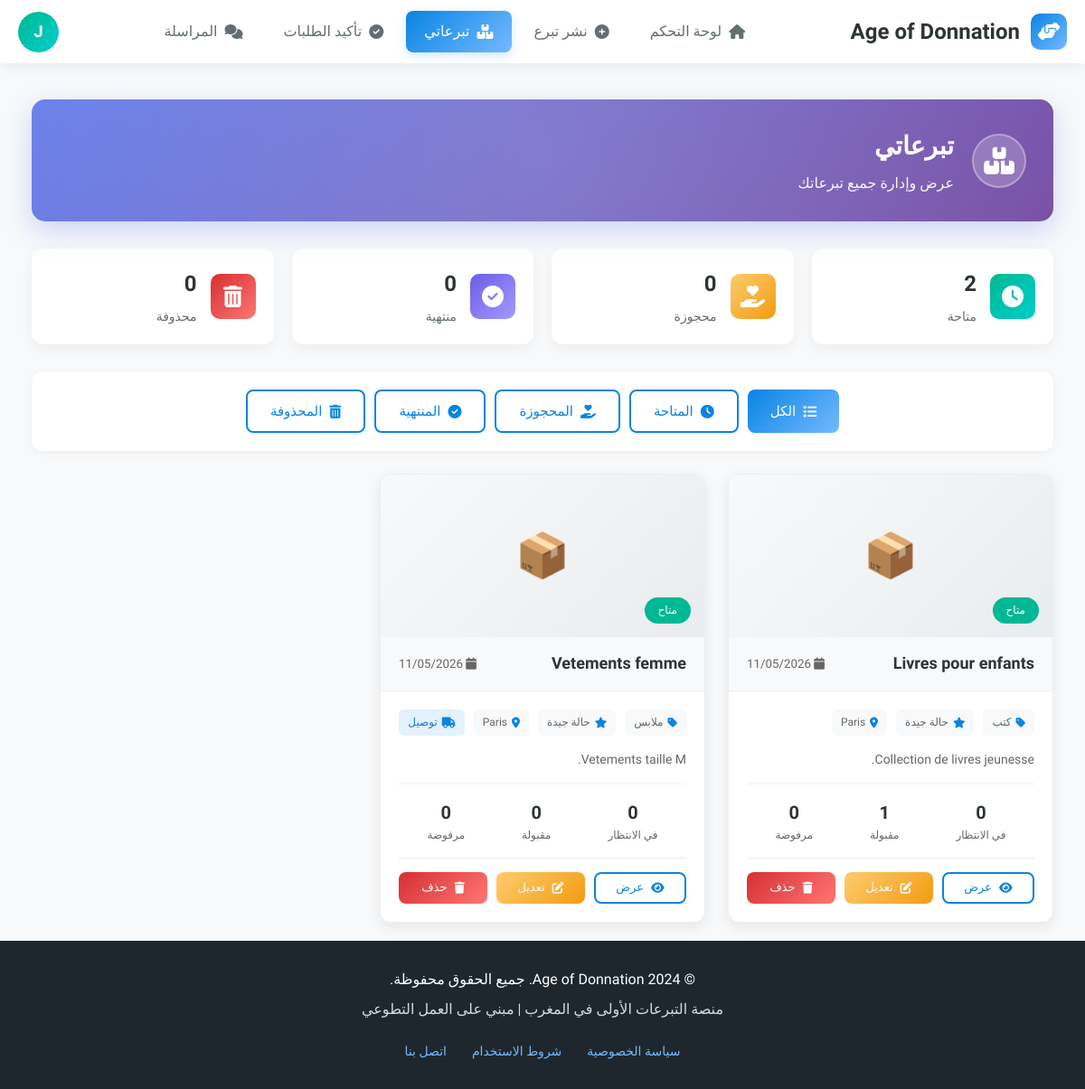
Page /donateur/mes-dons.php (signed in) on the committed database.
### tables this page shows
CREATE TABLE `users` (
  `id` INT(11) NOT NULL AUTO_INCREMENT,
  `nom` VARCHAR(100) NOT NULL,
  `email` VARCHAR(255) NOT NULL,
  `password` VARCHAR(255) NOT NULL,
  `type` ENUM('donateur','beneficiaire','livreur','admin') NOT NULL,
  `telephone` VARCHAR(20) DEFAULT NULL,
  `adresse` TEXT DEFAULT NULL,
  `ville` VARCHAR(100) DEFAULT NULL,
  `status` ENUM('active','inactive','pending') DEFAULT 'active',
  `reset_token` VARCHAR(100) DEFAULT NULL,
  `reset_expires` DATETIME DEFAULT NULL,
  `created_at` TIMESTAMP NOT NULL DEFAULT CURRENT_TIMESTAMP,
  `updated_at` TIMESTAMP NOT NULL DEFAULT CURRENT_TIMESTAMP ON UPDATE CURRENT_TIMESTAMP,
  PRIMARY KEY (`id`),
  UNIQUE KEY `email` (`email`)
);

CREATE TABLE `dons` (
  `id` INT(11) NOT NULL AUTO_INCREMENT,
  `donateur_id` INT(11) NOT NULL,
  `titre` VARCHAR(255) NOT NULL,
  `description` TEXT NOT NULL,
  `photo_principale` VARCHAR(255) DEFAULT NULL,
  `categorie` ENUM('vetements','nourriture','meubles','livres','electromenager','divers') NOT NULL,
  `etat` ENUM('neuf','bon_etat','usage') NOT NULL,
  `adresse_retrait` TEXT DEFAULT NULL,
  `ville` VARCHAR(100) DEFAULT NULL,
  `livraison_option` ENUM('none','fifty','full') DEFAULT 'none',
  `statut` ENUM('disponible','reserve','donne','expire') DEFAULT 'disponible',
  `is_deleted` TINYINT(1) DEFAULT 0,
  `deleted_at` TIMESTAMP NULL DEFAULT NULL,
  `created_at` TIMESTAMP NOT NULL DEFAULT CURRENT_TIMESTAMP,
  `updated_at` TIMESTAMP NOT NULL DEFAULT CURRENT_TIMESTAMP ON UPDATE CURRENT_TIMESTAMP,
  PRIMARY KEY (`id`),
  KEY `donateur_id` (`donateur_id`),
  CONSTRAINT `dons_ibfk_1`
    FOREIGN KEY (`donateur_id`) REFERENCES `users` (`id`)
    ON DELETE CASCADE
);

### donateur/mes-dons.php (the view, shortened to what the rows shown need)
<?php
$database = new Database();
$db = $database->getConnection();
$user_id = $_SESSION['user_id'];
$query_user = "SELECT * FROM users WHERE id = :user_id";
$stmt_user = $db->prepare($query_user);
$stmt_user->bindParam(":user_id", $user_id);
$stmt_user->execute();
$current_user = $stmt_user->fetch(PDO::FETCH_ASSOC);
$filter = isset($_GET['filter']) ? $_GET['filter'] : 'all';
$query_dons = "
    SELECT d.*,
           (SELECT COUNT(*) FROM demandes WHERE don_id = d.id AND statut = 'en_attente') as demandes_attente,
           (SELECT COUNT(*) FROM demandes WHERE don_id = d.id AND statut = 'acceptee') as demandes_acceptees,
           (SELECT COUNT(*) FROM demandes WHERE don_id = d.id AND statut = 'refusee') as demandes_refusees,
           (SELECT COUNT(*) FROM livraisons l INNER JOIN demandes de ON l.demande_id = de.id WHERE de.don_id = d.id) as a_livraison
    FROM dons d
    WHERE d.donateur_id = :user_id
";
if($filter == 'active') {
    $query_dons .= " AND d.statut = 'disponible' AND (d.is_deleted IS NULL OR d.is_deleted = 0)";
} elseif($filter == 'reserved') {
    $query_dons .= " AND d.statut = 'reserve' AND (d.is_deleted IS NULL OR d.is_deleted = 0)";
} elseif($filter == 'completed') {
    $query_dons .= " AND (d.statut = 'donne' OR d.is_deleted = 1)";
} elseif($filter == 'deleted') {
    $query_dons .= " AND d.is_deleted = 1";
} else {
    $query_dons .= " ORDER BY
        CASE
            WHEN d.is_deleted = 1 THEN 2
            WHEN d.statut = 'disponible' THEN 0
            ELSE 1
        END,
        d.created_at DESC";
}
$stmt = $db->prepare($query_dons);
$stmt->bindParam(':user_id', $user_id);
$stmt->execute();
$dons = $stmt->fetchAll(PDO::FETCH_ASSOC);
$categories = [
    'vetements' => 'ملابس',
    'nourriture' => 'طعام',
    'meubles' => 'أثاث',
    'livres' => 'كتب',
    'electromenager' => 'أجهزة كهربائية',
    'divers' => 'متنوع'
];
$etats = [
    'neuf' => 'جديد',
    'bon_etat' => 'حالة جيدة',
    'usage' => 'مستعمل'
];
?>
<!DOCTYPE html>
<html lang="fr" dir="rtl">
<head>
    <link rel="stylesheet" href="https://cdnjs.cloudflare.com/ajax/libs/font-awesome/6.4.0/css/all.min.css">
</head>
<body>
    <nav class="navbar">
        <div class="user-menu">
            <div class="user-avatar" onclick="toggleDropdown()" title="الملف الشخصي">
                <?php echo strtoupper(substr($current_user['nom'], 0, 1)); ?>
            </div>
        </div>
    </nav>
    <div class="main-content">
        <div class="container">
            <div class="welcome-section">
                <div class="welcome-content">
                    <div class="welcome-text">
                        <h1>تبرعاتي</h1>
                    </div>
                </div>
            </div>
            <?php if(empty($dons)): ?>
                <div class="empty-state">
                    <i class="fas fa-box-open"></i>
                    <h3>لا توجد تبرعات</h3>
                    <p>لم تقم بنشر أي تبرع بعد</p>
                    <a href="publier-don.php" class="btn btn-primary">
                        <i class="fas fa-plus-circle"></i> نشر تبرع جديد
                    </a>
                </div>
            <?php else: ?>
                <div class="dons-grid">
                    <?php foreach($dons as $don):
                        $est_supprime = ($don['is_deleted'] == 1);
                        $est_termine = ($don['statut'] == 'donne');
                        $est_reserve = ($don['statut'] == 'reserve');
                        $est_disponible = ($don['statut'] == 'disponible' && !$est_supprime);
                    ?>
                        <div class="don-card <?php echo $est_supprime ? 'deleted' : ($est_termine ? 'completed' : ''); ?>">
                            <div class="don-image">
                                <?php if(!empty($don['photo_principale'])):
                                    $image_path = '../' . $don['photo_principale'];
                                    if(file_exists($image_path)): ?>
                                        <img src="<?php echo $image_path; ?>" alt="<?php echo htmlspecialchars($don['titre']); ?>">
                                    <?php else: ?>
                                        <div class="image-placeholder">
                                            <?php
                                            $defaultImages = [
                                                'vetements' => '👕',
                                                'nourriture' => '🍎',
                                                'meubles' => '🛋️',
                                                'livres' => '📚',
                                                'electromenager' => '🔌',
                                                'divers' => '📦'
                                            ];
                                            echo $defaultImages[$don['categorie']] ?? '📦';
                                            ?>
                                        </div>
                                    <?php endif; ?>
                                <?php else: ?>
                                    <div class="image-placeholder">
                                        <?php
                                        echo $defaultImages[$don['categorie']] ?? '📦';
                                        ?>
                                    </div>
                                <?php endif; ?>
                                <span class="don-badge <?php
                                    echo $est_supprime ? 'badge-danger' :
                                        ($est_termine ? 'badge-secondary' :
                                        ($est_reserve ? 'badge-warning' : 'badge-success'));
                                ?>">
                                    <?php
                                    if($est_supprime) echo 'محذوف';
                                    elseif($est_termine) echo 'تم التسليم';
                                    elseif($est_reserve) echo 'محجوز';
                                    else echo 'متاح';
                                    ?>
                                </span>
                            </div>
                            <div class="don-header">
                                <h3><?php echo htmlspecialchars($don['titre']); ?></h3>
                                <small style="color: #666;">
                                    <i class="fas fa-calendar"></i> <?php echo date('d/m/Y', strtotime($don['created_at'])); ?>
                                </small>
                            </div>
                            <div class="don-content">
                                <div class="don-meta">
                                    <span class="meta-item">
                                        <i class="fas fa-tag"></i> <?php echo $categories[$don['categorie']] ?? $don['categorie']; ?>
                                    </span>
                                    <span class="meta-item">
                                        <i class="fas fa-star"></i> <?php echo $etats[$don['etat']] ?? $don['etat']; ?>
                                    </span>
                                    <span class="meta-item">
                                        <i class="fas fa-map-marker-alt"></i> <?php echo htmlspecialchars($don['ville'] ?? 'غير محدد'); ?>
                                    </span>
                                    <?php if($don['livraison_option'] != 'none'): ?>
                                        <span class="meta-item" style="background: #e3f2fd; color: #1976d2;">
                                            <i class="fas fa-truck"></i> توصيل
                                        </span>
                                    <?php endif; ?>
                                </div>
                                <p class="don-description">
                                    <?php echo htmlspecialchars($don['description']); ?>
                                </p>
                                <?php if(!$est_supprime && !$est_termine): ?>
                                <div class="don-stats">
                                    <div class="stat-item">
                                        <div class="stat-number"><?php echo $don['demandes_attente']; ?></div>
                                        <div class="stat-label">في الانتظار</div>
                                    </div>
                                    <div class="stat-item">
                                        <div class="stat-number"><?php echo $don['demandes_acceptees']; ?></div>
                                        <div class="stat-label">مقبولة</div>
                                    </div>
                                    <div class="stat-item">
                                        <div class="stat-number"><?php echo $don['demandes_refusees']; ?></div>
                                        <div class="stat-label">مرفوضة</div>
                                    </div>
                                </div>
                                <?php endif; ?>
                                <div class="don-actions">
                                    <?php if($est_supprime): ?>
                                        <a href="?restore=<?php echo $don['id']; ?>" class="btn btn-success btn-sm" onclick="return confirm('هل تريد استعادة هذا التبرع؟')">
                                            <i class="fas fa-undo"></i> استعادة
                                        </a>
                                    <?php else: ?>
                                        <a href="voir-don.php?id=<?php echo $don['id']; ?>" class="btn btn-outline btn-sm">
                                            <i class="fas fa-eye"></i> عرض
                                        </a>
                                        <?php if($est_disponible): ?>
                                            <a href="modifier-don.php?id=<?php echo $don['id']; ?>" class="btn btn-warning btn-sm">
                                                <i class="fas fa-edit"></i> تعديل
                                            </a>
                                        <?php endif; ?>
                                        <?php if($est_disponible): ?>
                                            <a href="?delete=<?php echo $don['id']; ?>" class="btn btn-danger btn-sm" onclick="return confirm('هل أنت متأكد من حذف هذا التبرع؟')">
                                                <i class="fas fa-trash"></i> حذف
                                            </a>
                                        <?php endif; ?>
                                    <?php endif; ?>
                                </div>
                            </div>
                        </div>
                    <?php endforeach; ?>
                </div>
            <?php endif; ?>
        </div>
    </div>
</body>
</html>
<?php
include '../includes/footer.php'; ?>

### rows in the picture
users: nom "J"
dons: categorie "📦", is_deleted "متاح", titre "Livres pour enfants", created_at "11/05/2026", categorie "كتب", etat "حالة جيدة", ville "Paris", description "Collection de livres jeunesse.", demandes_attente "0", demandes_acceptees "1", demandes_refusees "0"
dons: categorie "📦", is_deleted "متاح", titre "Vetements femme", created_at "11/05/2026", categorie "ملابس", etat "حالة جيدة", ville "Paris", livraison_option "fifty" (drawn), description "Vetements taille M.", demandes_attente "0", demandes_acceptees "0", demandes_refusees "0"

### other values in the picture
$stats['disponibles'] "2"
$stats['reserves'] "0"
$stats['termines'] "0"
$stats['supprimes'] "0"
